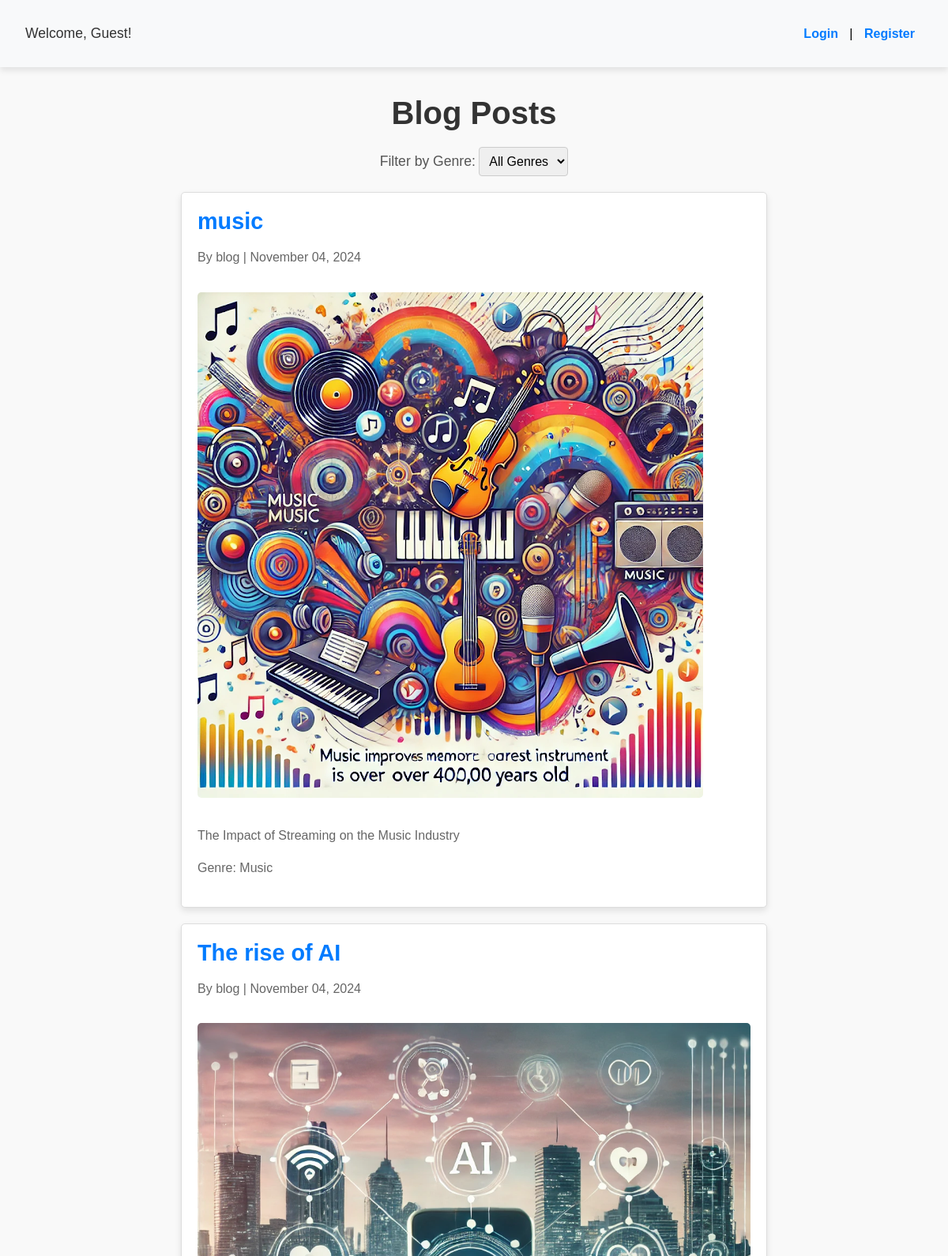
Before: / (upper part) with the older database file.
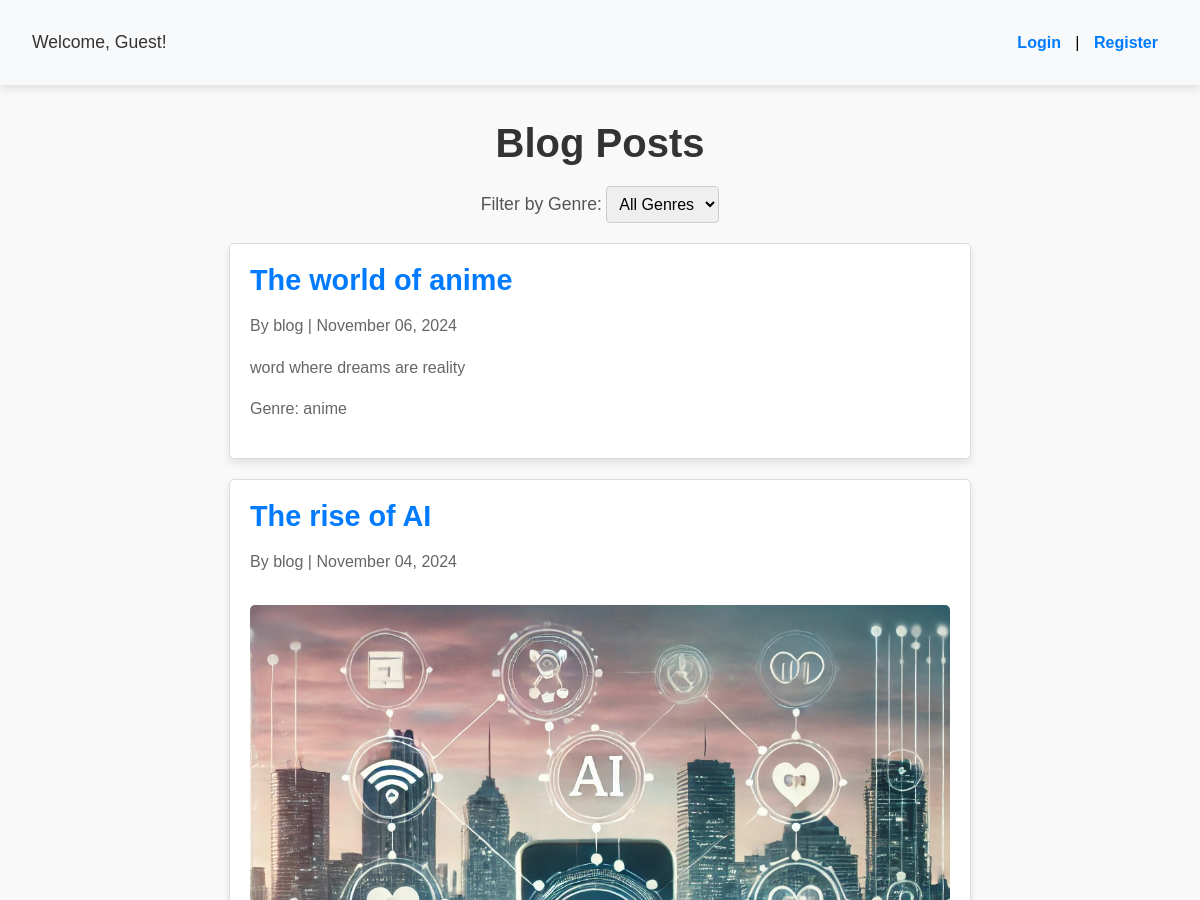
After: the same page with the newer database file.
### blog/models.py (models this page shows, shortened)
class BlogPost(models.Model):
    title = models.CharField(max_length=200)
    content = models.TextField()
    image = models.ImageField(upload_to='blog_images/', blank=True, null=True)
    author = models.ForeignKey(User, on_delete=models.CASCADE)
    created_at = models.DateTimeField(auto_now_add=True)
    genre = models.ForeignKey(Genre, on_delete=models.SET_NULL, null=True)

class Genre(models.Model):
    name = models.CharField(max_length=100)

### blog/views.py (the view)
# urls.py: path('', views.blog_list, name='blog_list'),
def blog_list(request):
    genre_filter = request.GET.get('genre')
    if genre_filter:
        posts = BlogPost.objects.filter(genre__name=genre_filter).order_by('-created_at')
    else:
        posts = BlogPost.objects.all().order_by('-created_at')
    genres = Genre.objects.all()
    return render(request, 'blog/blog_list.html', {'posts': posts, 'genres': genres})

### templates/blog/blog_list.html (shortened to what this page needs)
{% extends 'base.html' %}
{% block content %}
    <h1>Blog Posts</h1>
    <div class="filter">
        <label>Filter by Genre:</label>
        <select onchange="location = this.value">
            <option value="{% url 'blog_list' %}">All Genres</option>
        </select>
    </div>
    {% for post in posts %}
        <div class="post">
            <h2><a href="{% url 'post_detail' post.pk %}">{{ post.title }}</a></h2>
            <p>By {{ post.author.username }} | {{ post.created_at|date:"F d, Y" }}</p>
            {% if post.image %}
                <img src="{{ post.image.url }}" alt="{{ post.title }}">
            {% endif %}
            <p>{{ post.content|truncatewords:50 }}</p>
            <p>Genre: {{ post.genre.name }}</p>
        </div>
    {% endfor %}
{% endblock %}

Changed rows visible on the page:
removed BlogPost: title "music", author.username "blog", created_at "November 04, 2024", image (picture), content "The Impact of Streaming on the Music Industry", genre.name "Music"
added BlogPost: title "The world of anime", author.username "blog", created_at "November 06, 2024", content "word where dreams are reality", genre.name "anime"
